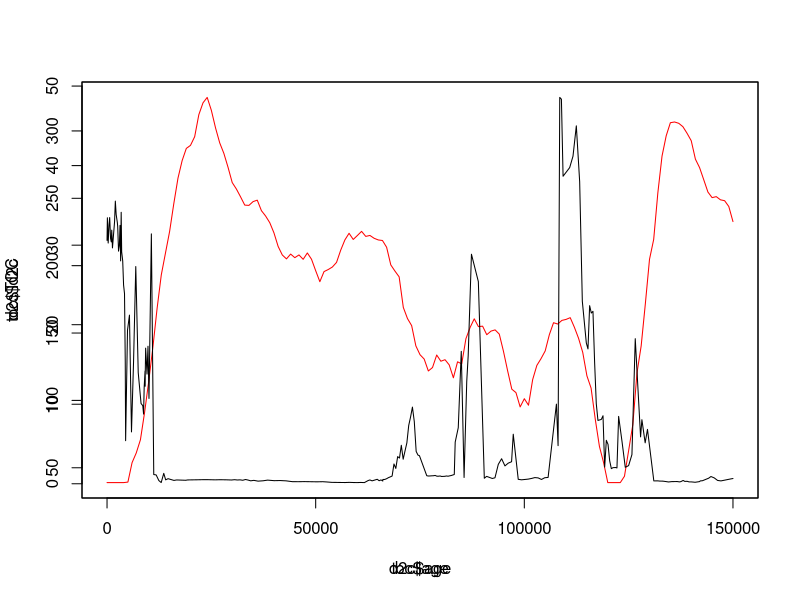
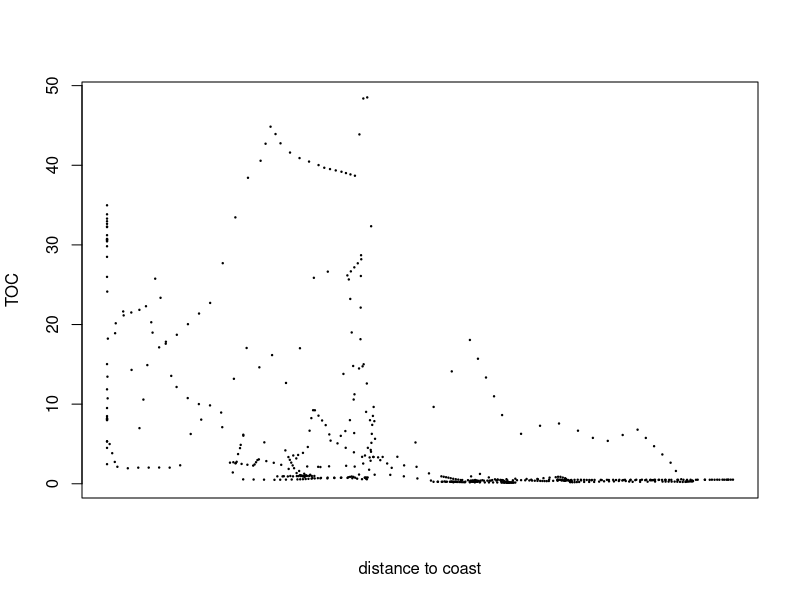
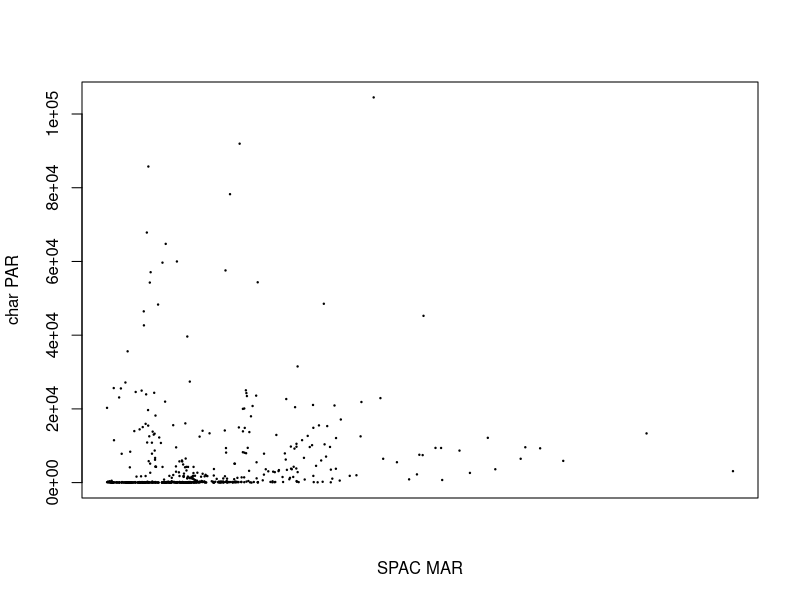
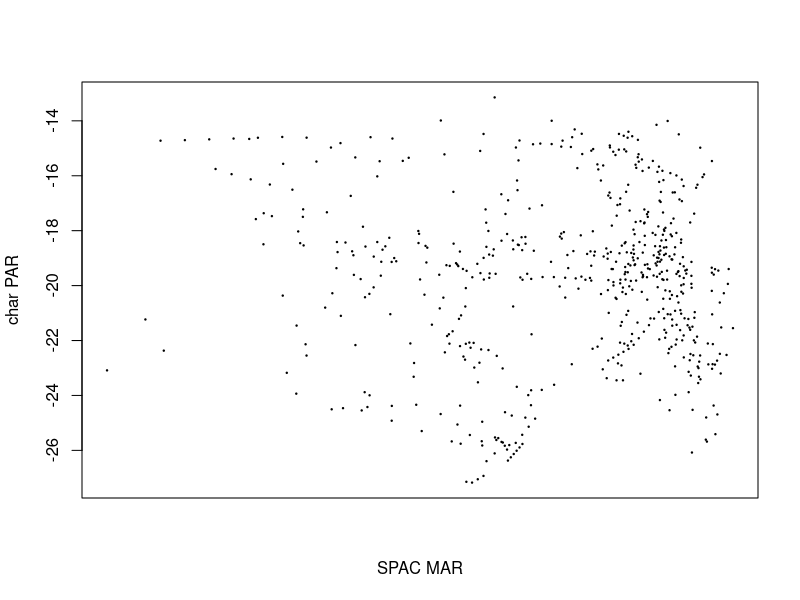
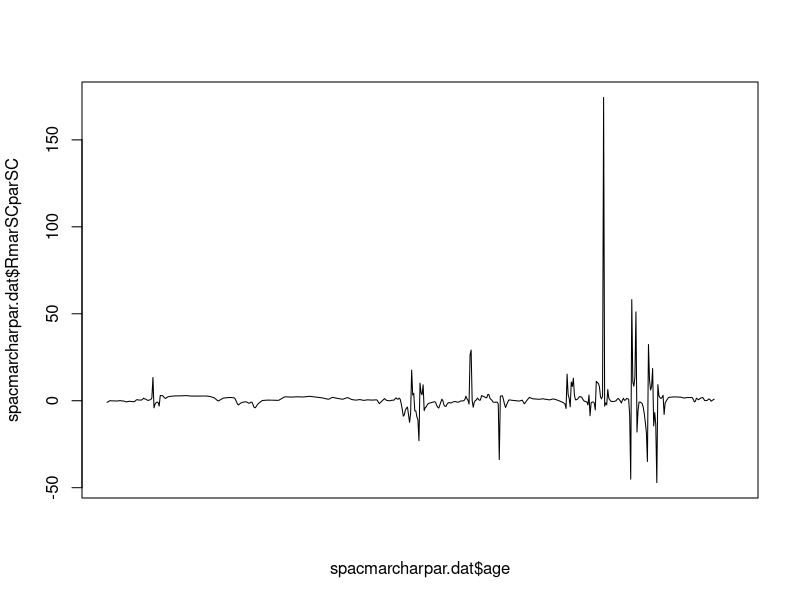
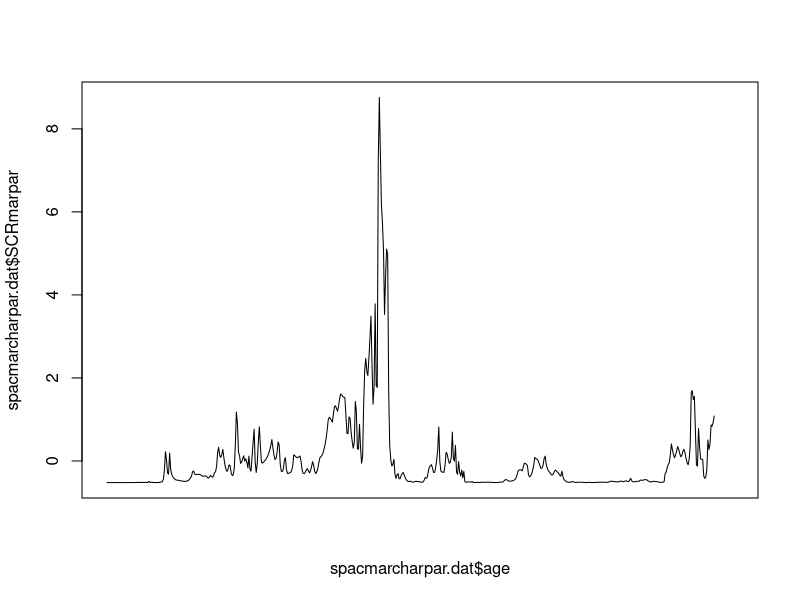
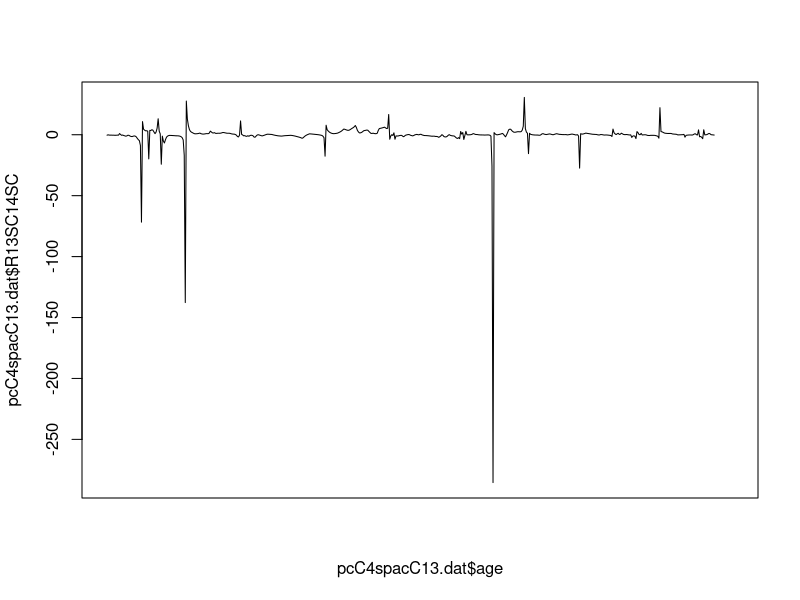
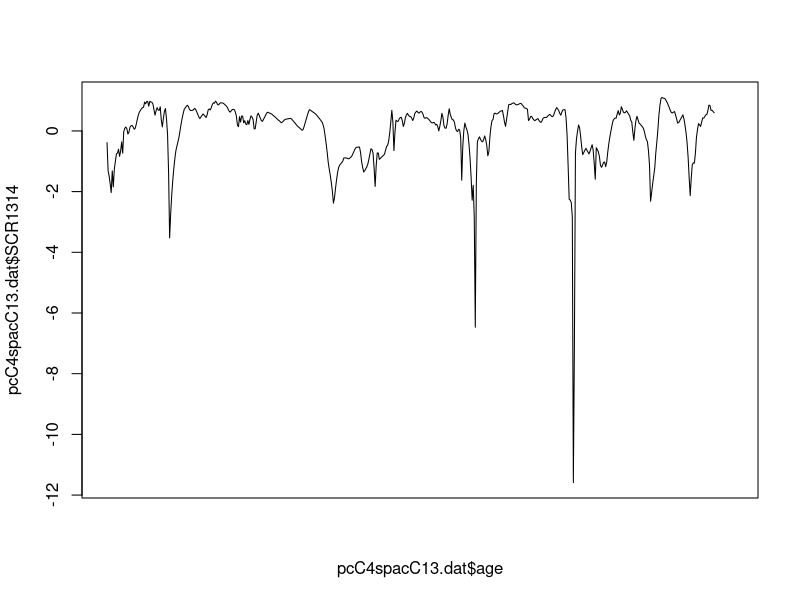

R code for these plots, in order: (Note: a time limit stopped this script after it produced the figures.)
##################################################################################
## hypothesis test of shifting fire intensity from 'natural' to 'anthropogenic' ## 
## fire regime in the Late Pleistocene of Sahul                                 ##
##                                                                              ##
## Corey J. A. Bradshaw, Flinders University/CABAH                              ##
## January 2023                                                                 ##
##                                                                              ##
## code for paper:                                                              ##
## Bird, M, CJA Bradshaw, M Brand, R Comley, X Hadeen, Z Jacobs, CR Rowe,       ##
##    CM Wurster, C Zwart. Pleistocene establishment of an Anthropogenic        ##
##    fire regime in Australia’s tropical savannas.                             ##
##################################################################################


## import data
d2c <- read.table("d2c.csv", header=T, sep=",") # distance to coast
toc <- read.table("toc.csv", header=T, sep=",") # total organic carbon
spacmar <- read.table("SPACMAR.csv", header=T, sep=",") # mass accumulation rate of stable polycyclic aromatic carbon 
charpar <- read.table("charpar.csv", header=T, sep=",") # particle accumulation rate of micro-charcoal 
pcC4 <- read.table("pcC4.csv", header=T, sep=",") # % grass pollen (of total dryland pollen)
spacC13 <- read.table("SPACC13.csv", header=T, sep=",") # δ13C of the stable polycyclic aromatic carbon

# interval for standardised ages
agest <- seq(0,150000,250)

# d2c vs. toc
plot(d2c$age,d2c$d2c, pch=19, cex=0.3, type="l", col="red")
par(new=T,xaxt="n")
plot(toc$age,toc$TOC, pch=19, cex=0.3, type="l")

d2c.intp <- approx(x=d2c$age, y=d2c$d2c, xout=agest, ties="mean")
toc.intp <- approx(x=toc$age, y=toc$TOC, xout=agest, ties="mean")
d2ctoc.dat <- data.frame(d2c.intp,toc.intp$y)
colnames(d2ctoc.dat) <- c("age","d2c","toc")
head(d2ctoc.dat)
plot(d2ctoc.dat$d2c, d2ctoc.dat$toc, pch=19, cex=0.2, xlab="distance to coast", ylab="TOC")

# spacmar vs. charpar
spacmar.intp <- approx(x=spacmar$age, y=spacmar$SPACMAR, xout=agest, ties="mean")
charpar.intp <- approx(x=charpar$age, y=charpar$charpar, xout=agest, ties="mean")
spacmarcharpar.dat <- data.frame(spacmar.intp,charpar.intp$y)
colnames(spacmarcharpar.dat) <- c("age","spacmar","charpar")
head(spacmarcharpar.dat)
plot(spacmarcharpar.dat$spacmar, spacmarcharpar.dat$charpar, pch=19, cex=0.2, xlab="SPAC MAR", ylab="char PAR")

# pcC4 vs. spacC13
pcC4.intp <- approx(x=pcC4$age, y=pcC4$pcC4, xout=agest, ties="mean")
spacC13.intp <- approx(x=spacC13$age, y=spacC13$SPACC13, xout=agest, ties="mean")
pcC4spacC13.dat <- data.frame(pcC4.intp,spacC13.intp$y)
colnames(pcC4spacC13.dat) <- c("age","pcC4","spac13")
head(pcC4spacC13.dat)
plot(pcC4spacC13.dat$pcC4, pcC4spacC13.dat$spac13, pch=19, cex=0.2, xlab="SPAC MAR", ylab="char PAR")

# standardised time series ratios
spacmarcharpar.dat$spacmarsc <- scale(spacmarcharpar.dat$spacmar, center=T, scale=T)
spacmarcharpar.dat$charparsc <- scale(spacmarcharpar.dat$charpar, center=T, scale=T)
spacmarcharpar.dat$RmarSCparSC <- spacmarcharpar.dat$spacmarsc/spacmarcharpar.dat$charparsc
plot(spacmarcharpar.dat$age, spacmarcharpar.dat$RmarSCparSC, type="l")
spacmarcharpar.dat$SCRmarpar <- scale(spacmarcharpar.dat$spacmar/spacmarcharpar.dat$charpar, center=T, scale=T)
plot(spacmarcharpar.dat$age, spacmarcharpar.dat$SCRmarpar, type="l")
write.table(spacmarcharpar.dat, "spacmarcharpar.csv", sep=",")

pcC4spacC13.dat$pcC4sc <- scale(pcC4spacC13.dat$pcC4, center=T, scale=T)
pcC4spacC13.dat$spac13sc <- scale(pcC4spacC13.dat$spac13, center=T, scale=T)
pcC4spacC13.dat$R13SC14SC <- pcC4spacC13.dat$spac13sc/pcC4spacC13.dat$pcC4sc
plot(pcC4spacC13.dat$age, pcC4spacC13.dat$R13SC14SC, type="l")
pcC4spacC13.dat$SCR1314 <- scale(pcC4spacC13.dat$spac13/pcC4spacC13.dat$pcC4, center=T, scale=T)
plot(pcC4spacC13.dat$age, pcC4spacC13.dat$SCR1314, type="l")

# split by pre and post 30 ka
# pcC4 vs. spacC13
pcC4spacC13old <- subset(pcC4spacC13.dat, age > 30000)
pcC4spacC13young <- subset(pcC4spacC13.dat, age <= 30000)
par(mfrow=c(1,2))
plot((pcC4spacC13old$pcC4),pcC4spacC13old$spac13, pch=19, cex=0.3)
plot((pcC4spacC13young$pcC4),pcC4spacC13young$spac13, pch=19, cex=0.3)
par(mfrow=c(1,1))

cor.young <- cor(pcC4spacC13young$pcC4,pcC4spacC13young$spac13, method="spearman")
cor.old <- cor(pcC4spacC13old$pcC4,pcC4spacC13old$spac13, method="spearman")

lyoung <- dim(pcC4spacC13young)[1]
seqold <- 1:dim(pcC4spacC13old)[1]
iter <- 10000
corRan <- rep(0,iter)
for (i in 1:iter) {
  ran.sub <- sample(seqold,lyoung,replace=T)  
  corRan.old <- cor((pcC4spacC13old[ran.sub,]$pcC4), (pcC4spacC13old[ran.sub,]$spac13), method="spearman", use="pairwise.complete.obs")
  corRan[i] <- ifelse(corRan.old < cor.young, 1, 0)
}
sum(corRan)/iter

# spacmar vs. charpar
spacmarcharparold <- subset(spacmarcharpar.dat, age > 30000 & spacmar > 0 & charpar > 0)
spacmarcharparyoung <- subset(spacmarcharpar.dat, age <= 30000 & spacmar > 0 & charpar > 0)
par(mfrow=c(1,2))
plot(log10(spacmarcharparold$spacmar),log10(spacmarcharparold$charpar), pch=19, cex=0.3)
plot(log10(spacmarcharparyoung$spacmar),log10(spacmarcharparyoung$charpar), pch=19, cex=0.3)
par(mfrow=c(1,1))

cor.young <- cor(log10(spacmarcharparyoung$spacmar),log10(spacmarcharparyoung$charpar), method="spearman")
cor.young
cor.old <- cor(log10(spacmarcharparold$spacmar),log10(spacmarcharparold$charpar), method="spearman")
cor.old

lyoung <- dim(spacmarcharparyoung)[1]
seqold <- 1:dim(spacmarcharparold)[1]
iter <- 10000
corRan <- rep(0,iter)
for (i in 1:iter) {
  ran.sub <- sample(seqold,lyoung,replace=T)  
  corRan.old <- cor(log10(spacmarcharparold[ran.sub,]$spacmar), log10(spacmarcharparold[ran.sub,]$charpar), method="spearman")
  corRan[i] <- ifelse(corRan.old < cor.young, 1, 0)
}
sum(corRan)/iter


## only 'wet' periods (> 2% total organic carbon)
comb.dat <- na.omit(data.frame(d2c.intp,toc.intp$y, spacmar.intp$y, charpar.intp$y, pcC4.intp$y, spacC13.intp$y))
colnames(comb.dat) <- c("age","d2c","toc","spacmar","charpar","pcC4","spacC13")
head(comb.dat)
combwet <- subset(comb.dat, toc > 2)  
combwetyoung <- subset(combwet, age < 30000)  
combwetold <- subset(combwet, age >= 30000)  

# spacmar vs. charpar
par(mfrow=c(1,2))
plot(log10(combwetold$spacmar),log10(combwetold$charpar), pch=19, cex=0.3)
plot(log10(combwetyoung$spacmar),log10(combwetyoung$charpar), pch=19, cex=0.3)
par(mfrow=c(1,1))

cor.young <- cor(log10(combwetyoung$spacmar),log10(combwetyoung$charpar), method="spearman")
cor.young
cor.old <- cor(log10(combwetold$spacmar),log10(combwetold$charpar), method="spearman")
cor.old

lyoung <- dim(combwetyoung)[1]
seqold <- 1:dim(combwetold)[1]
iter <- 10000
corRan <- corRan.old <- rep(0,iter)
for (i in 1:iter) {
  ran.sub <- sample(seqold,lyoung,replace=T)  
  corRan.old[i] <- cor(log10(combwetold[ran.sub,]$spacmar), log10(combwetold[ran.sub,]$charpar), method="spearman")
  corRan[i] <- ifelse(corRan.old[i] < cor.young, 1, 0)
}
sum(corRan)/iter
hist(corRan.old,main="")
abline(v=cor.young, col="red", lty=2)


# pcC4 vs spacC13
par(mfrow=c(1,2))
plot((combwetold$pcC4),(combwetold$spacC13), pch=19, cex=0.3)
plot((combwetyoung$pcC4),(combwetyoung$spacC13), pch=19, cex=0.3)
par(mfrow=c(1,1))

cor.young <- cor(combwetyoung$pcC4,(combwetyoung$spacC13), method="spearman")
cor.young
cor.old <- cor(combwetold$pcC4,(combwetold$spacC13), method="spearman")
cor.old

lyoung <- dim(combwetyoung)[1]
seqold <- 1:dim(combwetold)[1]
iter <- 10000
corRan <- corRan.old <- rep(0,iter)
for (i in 1:iter) {
  ran.sub <- sample(seqold,lyoung,replace=T)  
  corRan.old[i] <- cor(combwetold[ran.sub,]$pcC4, (combwetold[ran.sub,]$spacC13), method="spearman")
  corRan[i] <- ifelse(corRan.old[i] > cor.young, 1, 0)
}
sum(corRan)/iter
hist(corRan.old,main="")
abline(v=cor.young, col="red", lty=2)


## wetness threshold sensitivity analysis
iter <- 10000
wet.thresh.vec <- seq(1,10,1)

pr.ran1 <- pr.ran2 <- rep(NA,length(wet.thresh.vec))

for (w in 1:length(wet.thresh.vec)) {
  combwet <- subset(comb.dat, toc > wet.thresh.vec[w])  
  combwetyoung <- subset(combwet, age < 30000)  
  combwetold <- subset(combwet, age >= 30000)  

  # MARspac vs. PARchar
  cor.young1 <- cor(log10(combwetyoung$spacmar),log10(combwetyoung$charpar), method="spearman")
  cor.old1 <- cor(log10(combwetold$spacmar),log10(combwetold$charpar), method="spearman")

  lyoung1 <- dim(combwetyoung)[1]
  seqold1 <- 1:dim(combwetold)[1]
  corRan1 <- corRan.old1 <- rep(0,iter)
  for (i in 1:iter) {
    ran.sub <- sample(seqold1,lyoung1,replace=T)  
    corRan.old1[i] <- cor(log10(combwetold[ran.sub,]$spacmar), log10(combwetold[ran.sub,]$charpar), method="spearman")
    corRan1[i] <- ifelse(corRan.old1[i] < cor.young1, 1, 0)
  }
  pr.ran1[w] <- sum(corRan1)/iter

  
  # pcC4 vs δC13spac
  cor.young2 <- cor(combwetyoung$pcC4,combwetyoung$spacC13, method="spearman")
  cor.old2 <- cor(combwetold$pcC4,combwetold$spacC13, method="spearman")

  lyoung2 <- dim(combwetyoung)[1]
  seqold2 <- 1:dim(combwetold)[1]
  corRan2 <- corRan.old2 <- rep(0,iter)
  for (i in 1:iter) {
    ran.sub <- sample(seqold2,lyoung2,replace=T)  
    corRan.old2[i] <- cor(combwetold[ran.sub,]$pcC4, combwetold[ran.sub,]$spacC13, method="spearman")
    corRan2[i] <- ifelse(corRan.old2[i] > cor.young2, 1, 0)
  }
  pr.ran2[w] <- sum(corRan2)/iter
  
  print(wet.thresh.vec[w])
  
} # end w

par(mfrow=c(1,2))
plot(wet.thresh.vec, pr.ran1, type="l", xlab="wetness threshold", ylab="Pr(random) MARspac vs. PARchar")
plot(wet.thresh.vec, pr.ran2, type="l", xlab="wetness threshold", ylab="Pr(random) pcC4 vs δC13spac")
par(mfrow=c(1,1))



## temporal split sensitivity analysis
iter <- 10000
tsplit.thresh.vec <- seq(65000,10000,-1000)

pr.ran1 <- pr.ran2 <- rep(NA,length(tsplit.thresh.vec))

for (t in 1:length(tsplit.thresh.vec)) {
  combwet <- subset(comb.dat, toc > 2)  
  combwetyoung <- subset(combwet, age < tsplit.thresh.vec[t])  
  combwetold <- subset(combwet, age >= tsplit.thresh.vec[t])  
  
  # MARspac vs. PARchar
  cor.young1 <- cor(log10(combwetyoung$spacmar),log10(combwetyoung$charpar), method="spearman")
  cor.old1 <- cor(log10(combwetold$spacmar),log10(combwetold$charpar), method="spearman")
  
  lyoung1 <- dim(combwetyoung)[1]
  seqold1 <- 1:dim(combwetold)[1]
  corRan1 <- corRan.old1 <- rep(0,iter)
  for (i in 1:iter) {
    ran.sub <- sample(seqold1,lyoung1,replace=T)  
    corRan.old1[i] <- cor(log10(combwetold[ran.sub,]$spacmar), log10(combwetold[ran.sub,]$charpar), method="spearman")
    corRan1[i] <- ifelse(corRan.old1[i] < cor.young1, 1, 0)
  }
  pr.ran1[t] <- sum(corRan1)/iter
  
  
  # pcC4 vs δC13spac
  cor.young2 <- cor(combwetyoung$pcC4,combwetyoung$spacC13, method="spearman")
  cor.old2 <- cor(combwetold$pcC4,combwetold$spacC13, method="spearman")
  
  lyoung2 <- dim(combwetyoung)[1]
  seqold2 <- 1:dim(combwetold)[1]
  corRan2 <- corRan.old2 <- rep(0,iter)
  for (i in 1:iter) {
    ran.sub <- sample(seqold2,lyoung2,replace=T)  
    corRan.old2[i] <- cor(combwetold[ran.sub,]$pcC4, combwetold[ran.sub,]$spacC13, method="spearman")
    corRan2[i] <- ifelse(corRan.old2[i] > cor.young2, 1, 0)
  }
  pr.ran2[t] <- sum(corRan2)/iter
  
  print(tsplit.thresh.vec[t])
  
} # end t

par(mfrow=c(1,2))
plot(tsplit.thresh.vec, pr.ran1, type="l", xlab="temporal split", ylab="Pr(random) MARspac vs. PARchar")
plot(tsplit.thresh.vec, pr.ran2, type="l", xlab="temporal split", ylab="Pr(random) pcC4 vs δC13spac")
par(mfrow=c(1,1))
